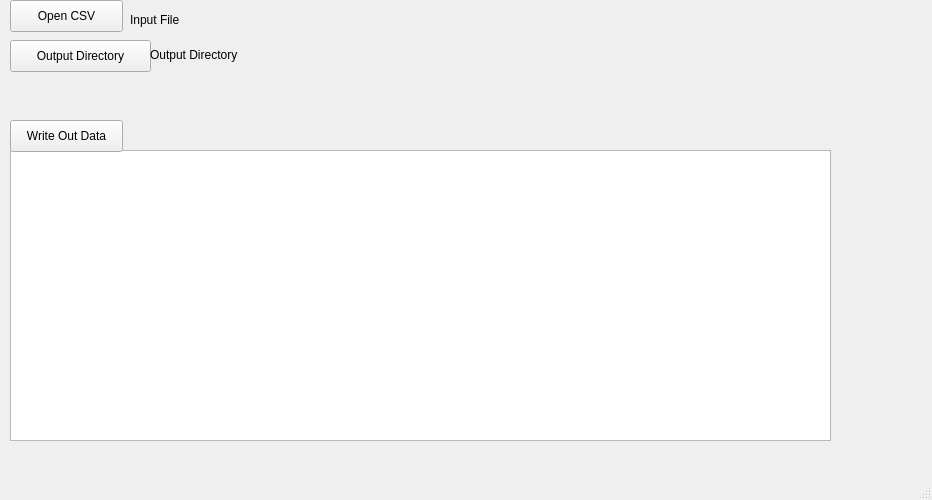
<?xml version="1.0" encoding="UTF-8"?>
<ui version="4.0">
 <class>MainWindow</class>
 <widget class="QMainWindow" name="MainWindow">
  <property name="geometry">
   <rect>
    <x>0</x>
    <y>0</y>
    <width>932</width>
    <height>500</height>
   </rect>
  </property>
  <property name="windowTitle">
   <string>MainWindow</string>
  </property>
  <widget class="QWidget" name="centralwidget">
   <widget class="QPushButton" name="openCSV">
    <property name="geometry">
     <rect>
      <x>10</x>
      <y>0</y>
      <width>113</width>
      <height>32</height>
     </rect>
    </property>
    <property name="text">
     <string>Open CSV</string>
    </property>
   </widget>
   <widget class="QTableView" name="csvDataTable">
    <property name="geometry">
     <rect>
      <x>10</x>
      <y>150</y>
      <width>821</width>
      <height>291</height>
     </rect>
    </property>
   </widget>
   <widget class="QPushButton" name="outputData">
    <property name="geometry">
     <rect>
      <x>10</x>
      <y>120</y>
      <width>113</width>
      <height>32</height>
     </rect>
    </property>
    <property name="text">
     <string>Write Out Data</string>
    </property>
   </widget>
   <widget class="QLabel" name="dataFilePath">
    <property name="geometry">
     <rect>
      <x>130</x>
      <y>10</y>
      <width>581</width>
      <height>20</height>
     </rect>
    </property>
    <property name="text">
     <string>Input File</string>
    </property>
   </widget>
   <widget class="QPushButton" name="setOutputPath">
    <property name="geometry">
     <rect>
      <x>10</x>
      <y>40</y>
      <width>141</width>
      <height>32</height>
     </rect>
    </property>
    <property name="text">
     <string>Output Directory</string>
    </property>
   </widget>
   <widget class="QLabel" name="outputDirPath">
    <property name="geometry">
     <rect>
      <x>150</x>
      <y>45</y>
      <width>581</width>
      <height>20</height>
     </rect>
    </property>
    <property name="text">
     <string>Output Directory</string>
    </property>
   </widget>
  </widget>
  <widget class="QMenuBar" name="menubar">
   <property name="geometry">
    <rect>
     <x>0</x>
     <y>0</y>
     <width>932</width>
     <height>24</height>
    </rect>
   </property>
  </widget>
  <widget class="QStatusBar" name="statusbar"/>
 </widget>
 <resources/>
 <connections/>
</ui>
